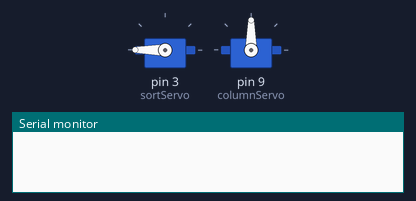
Bench run of a sketch on a simulated Arduino Uno, built with avr-gcc and run on an emulated ATmega328P. On the bench: 2 × servo, the last lines printed to the serial monitor.

Above: at 0.1 s.
At 9.6 s:
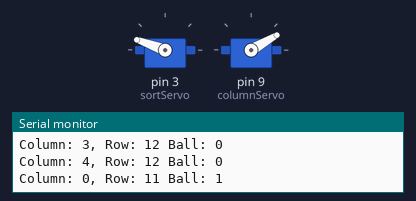
At 19.6 s:
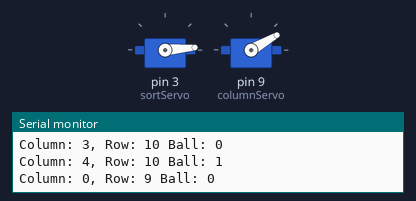
At 39.3 s:
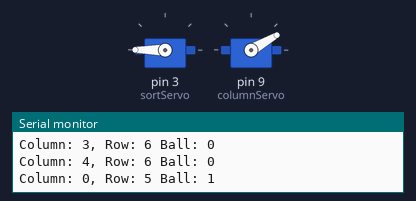
Timing chart, 0 to 40.0 s (numbered marks = the images above):
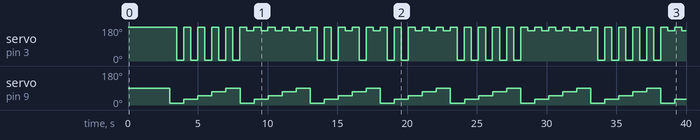

Measured:
- by itself, servo on pin 9 (columnServo): repeats every 5.0 s: 30° 1.0 s, 50° 1.0 s, 70° 1.0 s, 90° 1.0 s, 10° 1.0 s
- by itself, servo on pin 3 (sortServo): 180° → 5° at 3.5 s, → 180° 0.50 s later, → 5° 0.51 s later, → 180° 0.50 s later, … (73 changes in this stretch)

The sketch:

mvp1_sketch.ino
```cpp
/*
  Skeleton framework for ball matrix display Arduino code
  Author: Luke Raus
  Last revised: 2 Nov 2021
*/

#include <Servo.h>
Servo sortServo;
Servo columnServo;

int currColumn = 8;

// 0 = "W"

bool Matrix[][5] = { {0,0,0,0,0},
                     {1,0,1,1,1},
                     {0,0,0,0,0},
                     {1,0,1,0,1},
                     {1,0,1,0,1},
                     {1,1,1,1,1},
                     {0,0,0,0,0},
                     {1,1,1,1,1},
                     {0,0,0,0,0},
                     {0,0,1,1,1},
                     {0,0,1,0,1},
                     {1,1,1,1,1},
                     {0,0,0,0,0} };
int MatCols = 5;
int MatRows = 13;

void setup() {
  // initialize serial communications
  Serial.begin(115200);

  sortServo.attach(3);
  columnServo.attach(9);
}


void loop() {

  setSort(0);
  delay(3000);

  for (int y = MatRows-1; y >= 0; y--) {

    for (int x = 0; x < MatCols; x++) {

      bool ballInSpot = Matrix[y][x];

      ballCycle(x, ballInSpot);
      Serial.println( "Column: " + String(x) + ", Row: " + String(y) + " Ball: " + String(ballInSpot) );
    }
  }

  delay(10000000);
}


void setSort(int state) {
  // Drive servo to angle corresponding to a sorter state
  float commands[] = {190.0, 5.0, 160.0};
  sortServo.write( commands[state] );
}


void setColumn(int column) {
  // Send command to stepper motor
  float commands[] = {10.0, 30.0, 50.0, 70.0, 90.0};
   columnServo.write( commands[column] );
}


void ballCycle(int column, bool ball) {
  /* Routine to drop a single ball of the right type
     into a certain column
  */

  if (currColumn != column) {
   // set stepper motor X position
   setColumn( column );
   currColumn = column;
   delay(500);
  }

  // Set servo to state to grab ball
  setSort( ball + 1 );
  delay(500);

  // Bring servo back to neutral to drop ball
  setSort( 0 );
  delay(5);

  }
```
